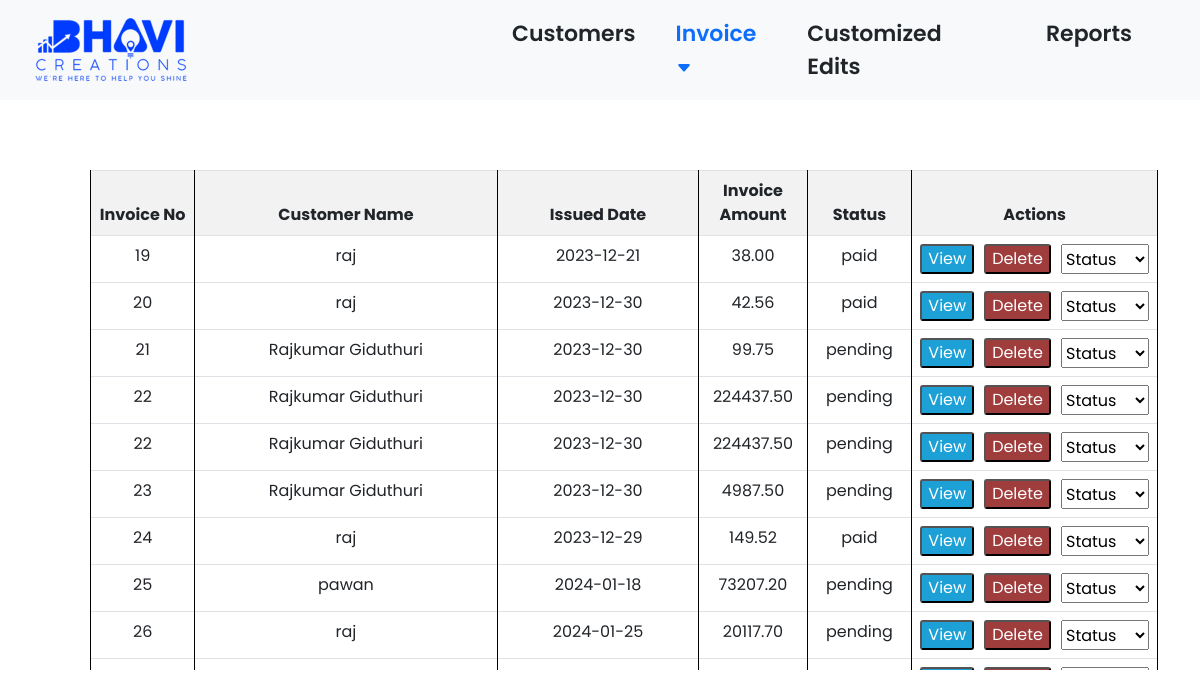
The page /viewinvoices.php on the database its author committed.
### tables this page shows
CREATE TABLE `invoice` (
  `Sid` int(11) NOT NULL,
  `Invoice_no` int(11) NOT NULL,
  `Invoice_date` date NOT NULL,
  `Company_name` varchar(150) NOT NULL,
  `Cname` varchar(50) NOT NULL,
  `Cphone` varchar(150) NOT NULL,
  `Caddress` text NOT NULL,
  `Cmail` varchar(150) NOT NULL,
  `Cgst` varchar(150) NOT NULL,
  `Final` double(10,2) NOT NULL,
  `Gst` int(20) NOT NULL,
  `Gst_total` double(10,2) NOT NULL,
  `Grandtotal` double(10,2) NOT NULL,
  `Totalinwords` text NOT NULL,
  `Terms` text NOT NULL,
  `Note` text NOT NULL,
  `advance` double(10,2) NOT NULL,
  `balance` double(10,2) NOT NULL,
  `balancewords` text NOT NULL,
  `status` varchar(150) NOT NULL
);

### viewinvoices.php (the view, shortened to what this page needs)
<?php
require_once('bhavidb.php');
$sql = "SELECT * FROM invoice";
$result = $conn->query($sql);
?>
<!DOCTYPE html>
<html lang="en">
<head>
    <link href="https://cdn.jsdelivr.net/npm/bootstrap@5.0.2/dist/css/bootstrap.min.css" rel="stylesheet">
    <link rel="stylesheet" href="img/style.css">
</head>
<body>
    <header>
        <nav class="navbar navbar-expand-lg navbar-light bg-light d-none d-lg-block">
            <div class="container-fluid">
                <a class="navbar-brand" href="#"><img src="img/Bhavi-Logo-2.png" alt="" height="50%" width="50%"></a>
                <div class="collapse navbar-collapse ms-auto " id="navbarNav">
                    <ul class="navbar-nav " style="margin-left: 10%;">
                        <li class="nav-item pe-4">
                            <a class="nav-link text-dark" href="viewcustomers.php">Customers</a>
                        </li>
                        <li class="dropdown nav-item pe-4">
                            <a class="nav-link active text-primary" href="#">Invoice <svg xmlns="http://www.w3.org/2000/svg" width="16" height="16" fill="currentColor" class="bi bi-caret-down-fill" viewBox="0 0 16 16">
                                    <path d="M7.247 11.14 2.451 5.658C1.885 5.013 2.345 4 3.204 4h9.592a1 1 0 0 1 .753 1.659l-4.796 5.48a1 1 0 0 1-1.506 0z" />
                                </svg></a>
                        </li>
                        <li class="nav-item pe-5">
                            <a class="nav-link text-dark" href="customized_edits.php">Customized Edits</a>
                        </li>
                        <li class="nav-item pe-5">
                            <a class="nav-link text-dark" href="report.php">Reports</a>
                        </li>
                    </ul>
                </div>
            </div>
        </nav>
    </header>
</body>
</html>
<!DOCTYPE html>
<html lang="en">
<head>
</head>
<body>
    <div class="container " style="margin-top: 70px;">
        <div class="table-responsive ms-5" style="max-height: 500px; max-width: 1194px; overflow-y: auto;">
            <table class="table table-bordered viewinvoicetable">
                <thead style="position: sticky; top: 0; z-index: 1; background-color: #f2f2f2;">
                    <tr>
                        <th class="text-center" style="width: 10%;">Invoice No</th>
                        <th style="width: 30%;">Customer Name</th>
                        <th style="width: 20%;">Issued Date</th>
                        <th style="width: 10%;">Invoice Amount</th>
                        <th style="width: 10%;" class="status">Status</th>
                        <th style="width: 20%;">Actions</th>
                    </tr>
                </thead>
                <tbody id="product_tbody viewinvoicetable">
                    <?php
                    while ($row = $result->fetch_assoc()) {
                        echo "<tr>";
                        echo "<td>" . $row['Invoice_no'] . "</td>";
                        echo "<td>" . $row['Cname'] . "</td>";
                        echo "<td>" . $row['Invoice_date'] . "</td>";
                        echo "<td>" . $row['Grandtotal'] . "</td>";
                        echo "<td class='status' data-invoice-no='" . $row['Invoice_no'] . "'>" . $row['status'] .  "</td>";
                        echo "<td>
                            <div class='btn-group'>
                                <button type='submit' class='view-button'>
                                    <a class='view-button' href='print.php?Sid={$row['Sid']}'>View</a>
                                </button>
                                <span style='margin-left: 10px;'></span>
                                <form method='POST' onsubmit='return confirm(\"Are you sure you want to delete this record?\");'>
                                    <input type='hidden' name='delete_id' value='" . $row['Invoice_no'] . "'>
                                    <button type='submit' class='delete-button'>Delete</button>
                                </form>
                              <span style='margin-left: 10px;'></span>
                              <select name='status' class='status-dropdown' data-invoice-no=' " . $row['Invoice_no'] . " '>
                              <option value=''>Status</option>
                              <option value='paid'>Paid</option>
                              <option value='pending'>Pending</option>
                           </select>
                            </div>
                        </td>";
                        echo "</tr>";
                    }
                    ?>
                </tbody>
            </table>
        </div>
    </div>
</body>
</html>

### img/style.css (style rules this page uses)
* { font-family: 'Poppins', sans-serif; }
.navbar-nav { color: black; font-family: 'Poppins', sans-serif; font-weight: 600; font-size: 22px; }
table { border-collapse: collapse; width: 100%; }
th, td { border: 1px solid black; padding: 8px; text-align: left; }
th { background-color: #f2f2f2; }
.viewinvoicetable { justify-content: center; }
.viewinvoicetable th { text-align: center; }
.viewinvoicetable td { text-align: center; }
.delete-button { background-color: rgb(159, 60, 60); color: white; border-radius: 3px; }
.view-button { background-color: rgb(28, 160, 213); color: white; border-radius: 3px; text-decoration: none; }

### viewinvoices.php (style rules this page uses)
.dropdown { position: relative; display: inline-block; }

### rows shown on the page
invoice: Invoice_no "19", Cname "raj", Invoice_date "2023-12-21", Grandtotal "38.00", status "paid"
invoice: Invoice_no "20", Cname "raj", Invoice_date "2023-12-30", Grandtotal "42.56", status "paid"
invoice: Invoice_no "21", Cname "Rajkumar Giduthuri", Invoice_date "2023-12-30", Grandtotal "99.75", status "pending"
invoice: Invoice_no "22", Cname "Rajkumar Giduthuri", Invoice_date "2023-12-30", Grandtotal "224437.50", status "pending"
invoice: Invoice_no "22", Cname "Rajkumar Giduthuri", Invoice_date "2023-12-30", Grandtotal "224437.50", status "pending"
invoice: Invoice_no "23", Cname "Rajkumar Giduthuri", Invoice_date "2023-12-30", Grandtotal "4987.50", status "pending"
invoice: Invoice_no "24", Cname "raj", Invoice_date "2023-12-29", Grandtotal "149.52", status "paid"
invoice: Invoice_no "25", Cname "pawan", Invoice_date "2024-01-18", Grandtotal "73207.20", status "pending"
invoice: Invoice_no "26", Cname "raj", Invoice_date "2024-01-25", Grandtotal "20117.70", status "pending"
